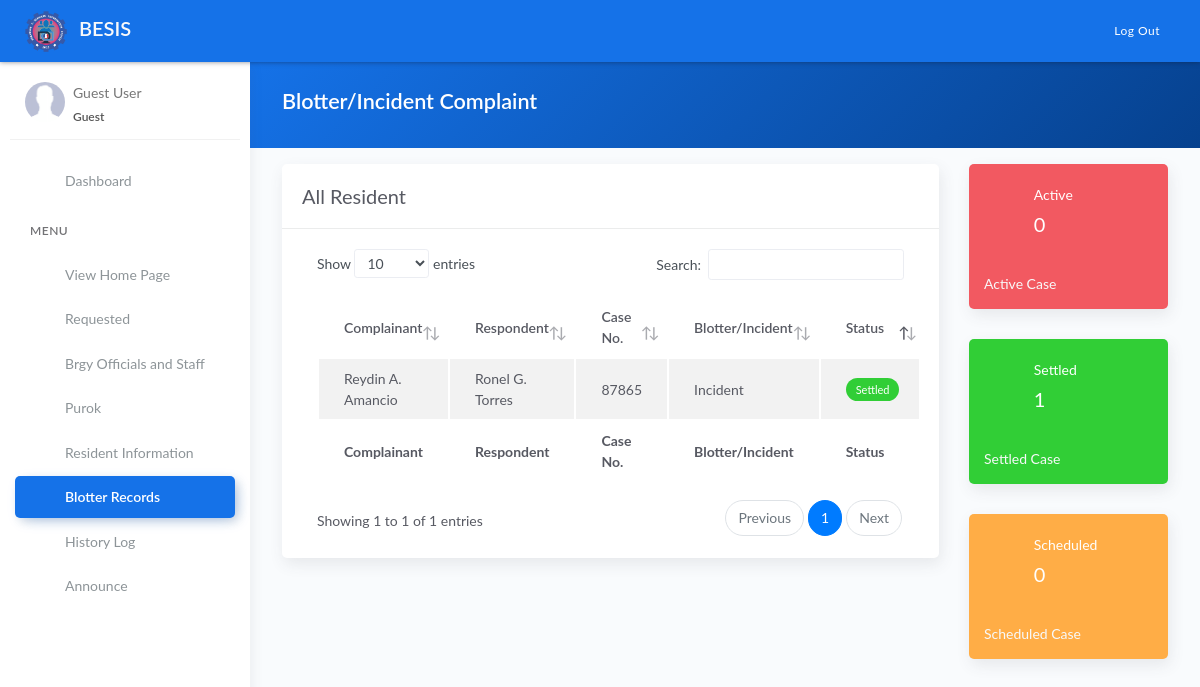
The page /blotter.php on the database its author committed.
### tables this page shows
CREATE TABLE `tblblotter` (
  `id` int(11) NOT NULL AUTO_INCREMENT,
  `complainant` varchar(100) DEFAULT NULL,
  `respondent` varchar(100) DEFAULT NULL,
  `casenum` varchar(100) DEFAULT NULL,
  `type` varchar(100) DEFAULT NULL,
  `location` varchar(100) DEFAULT NULL,
  `date` date DEFAULT NULL,
  `time` time DEFAULT NULL,
  `details` varchar(10000) DEFAULT NULL,
  `status` varchar(50) DEFAULT NULL,
  PRIMARY KEY (`id`)
);

### blotter.php (the view, shortened to what this page needs)
<?php include 'server/server.php' ?>
<?php
	$query = "SELECT * FROM tblblotter ORDER BY id DESC";
    $result = $conn->query($query);
    $blotter = array();
	while($row = $result->fetch_assoc()){
		$blotter[] = $row;
	}
	$query1 = "SELECT * FROM tblblotter WHERE `status`='Active'";
    $result1 = $conn->query($query1);
	$active = $result1->num_rows;
	$query2 = "SELECT * FROM tblblotter WHERE `status`='Scheduled'";
    $result2 = $conn->query($query2);
	$scheduled = $result2->num_rows;
	$query3 = "SELECT * FROM tblblotter WHERE `status`='Settled'";
    $result3 = $conn->query($query3);
	$settled = $result3->num_rows;
?>
<!DOCTYPE html>
<html lang="en">
<head>
	<?php include 'templates/header.php' ?>
</head>
<body>
	<div class="wrapper">
		<?php include 'templates/main-header.php' ?>
		<?php include 'templates/sidebar.php' ?>
		<div class="main-panel">
			<div class="content">
				<div class="panel-header bg-primary-gradient">
					<div class="page-inner">
						<div class="d-flex align-items-left align-items-md-center flex-column flex-md-row">
							<div>
								<h2 class="text-white fw-bold">Blotter/Incident Complaint</h2>
							</div>
						</div>
					</div>
				</div>
				<div class="page-inner">
					<div class="row mt--2">
						<div class="col-md-9">
							<div class="card">
								<div class="card-header">
									<div class="card-head-row">
										<div class="card-title">All Resident</div>
									</div>
								</div>
								<div class="card-body">
									<div class="table-responsive">
										<table id="blottertable" class="display table table-striped">
											<thead>
												<tr>
													<th scope="col">Complainant</th>
													<th scope="col">Respondent</th>
													<th scope="col">Case No.</th>
													<th scope="col">Blotter/Incident</th>
													<th scope="col">Status</th>
												</tr>
											</thead>
											<tbody>
												<?php if(!empty($blotter)): ?>
													<?php foreach($blotter as $row): ?>
													<tr>
														<td><?= ucwords($row['complainant']) ?></td>
														<td><?= ucwords($row['respondent']) ?></td>
														<td><?= ucwords($row['casenum']) ?></td>
														<td><?= ucwords($row['type']) ?></td>
														<td>
															<?php if($row['status']=='Scheduled'): ?>
																<span value="Scheduled" class="badge badge-warning">Scheduled</span>
															<?php elseif($row['status']=='Active'): ?>
																<span value="Active" class="badge badge-danger">Active</span>
															<?php else: ?>
																<span value="Settled" class="badge badge-success">Settled</span>
															<?php endif ?>
														</td>
													</tr>
													<?php endforeach ?>
												<?php endif ?>
											</tbody>
											<tfoot>
												<tr>
													<th scope="col">Complainant</th>
													<th scope="col">Respondent</th>
													<th scope="col">Case No.</th>
													<th scope="col">Blotter/Incident</th>
													<th scope="col">Status</th>
												</tr>
											</tfoot>
										</table>
									</div>
								</div>
							</div>
						</div>
						<div class="col-md-3">
							<div class="card card-stats card-danger card-round">
								<div class="card-body">
									<div class="row">
										<div class="col-3">
											<div class="icon-big text-center">
											</div>
										</div>
										<div class="col-3 col-stats">
											<div class="numbers">
												<p class="card-category">Active</p>
												<h4 class="card-title"><?= number_format($active) ?></h4>
											</div>
										</div>
									</div>
								</div>
								<div class="card-body">
									<a href="javascript:void(0)" id="activeCase" class="card-link text-light">Active Case </a>
								</div>
							</div>
							<div class="card card-stats card-success card-round">
								<div class="card-body">
									<div class="row">
										<div class="col-3">
											<div class="icon-big text-center">
											</div>
										</div>
										<div class="col-3 col-stats">
											<div class="numbers">
												<p class="card-category">Settled</p>
												<h4 class="card-title"><?= number_format($settled) ?></h4>
											</div>
										</div>
									</div>
								</div>
								<div class="card-body">
									<a href="javascript:void(0)" id="settledCase" class="card-link text-light">Settled Case </a>
								</div>
							</div>
							<div class="card card-stats card-warning card-round">
								<div class="card-body">
									<div class="row">
										<div class="col-3">
											<div class="icon-big text-center">
											</div>
										</div>
										<div class="col-3 col-stats">
											<div class="numbers">
												<p class="card-category">Scheduled</p>
												<h4 class="card-title"><?= number_format($scheduled) ?></h4>
											</div>
										</div>
									</div>
								</div>
								<div class="card-body">
									<a href="javascript:void(0)" id="scheduledCase" class="card-link text-light">Scheduled Case </a>
								</div>
							</div>
						</div>
					</div>
				</div>
			</div>
		</div>
	</div>
</body>
</html>

### rows shown on the page
tblblotter: complainant "Reydin A. Amancio", respondent "Ronel G. Torres", casenum "87865", type "Incident", status "Settled"

### other values the page prints
$active "0"
$settled "1"
$scheduled "0"
